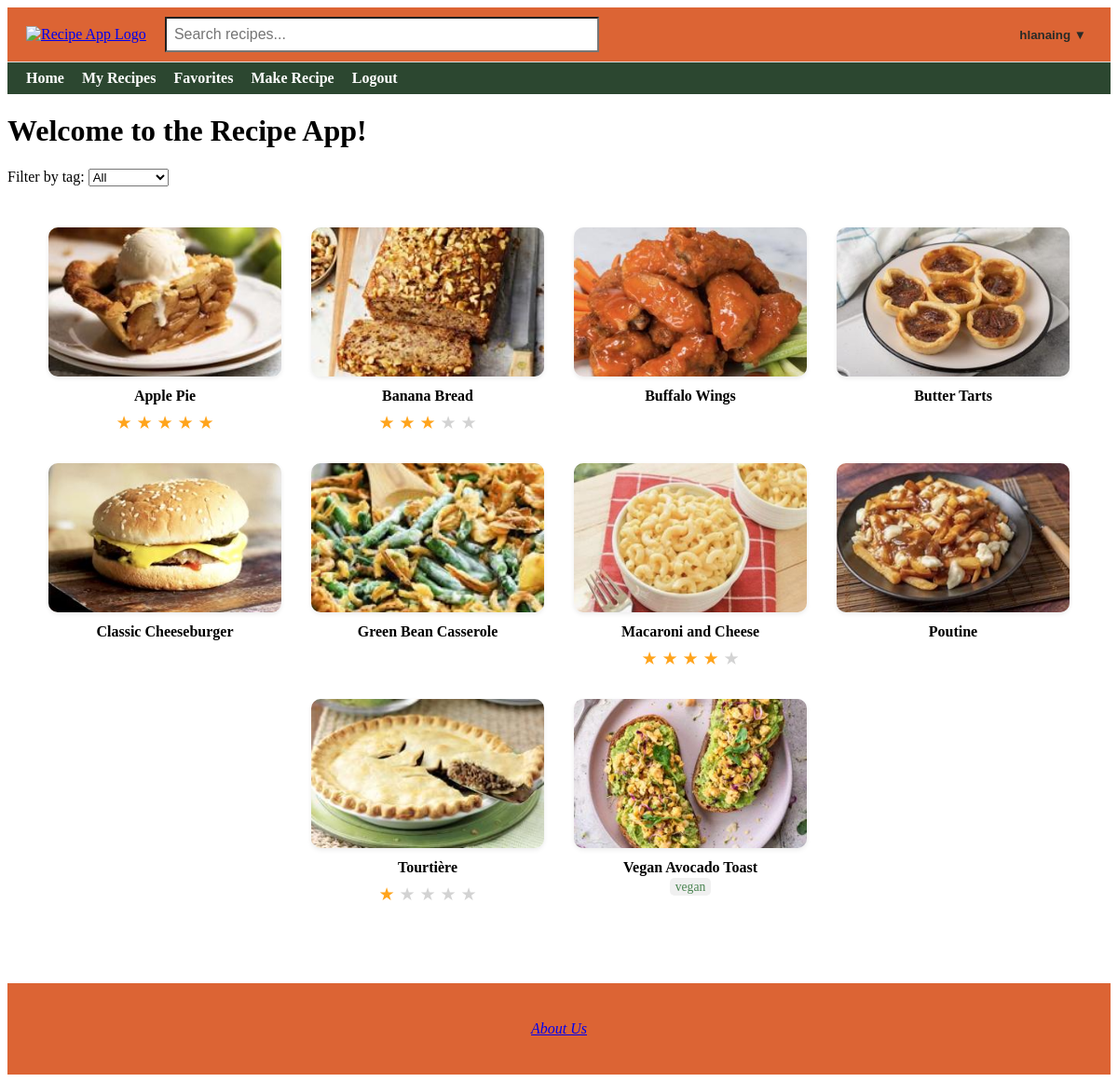
Page / (signed in) on the committed database.
### app/models.py (models this page shows)
class User(db.Model, UserMixin):
    id = db.Column(db.Integer, primary_key=True)  # Unique user ID
    username = db.Column(db.String(20), unique=True, nullable=False)  # Username
    email = db.Column(db.String(120), unique=True, nullable=False)  # Email address
    password = db.Column(db.String(60), nullable=False)  # Hashed password
    recipes = db.relationship('Recipe', backref='author', lazy=True, overlaps="user,user_recipes")
    profile = db.relationship('Profile', backref='user', uselist=False)  # Relationship to profile (one-to-one)
    favorites = db.relationship(
        'Recipe',
        secondary=favorites,
        backref=db.backref('favorited_by', lazy='dynamic'),
        lazy='dynamic'
    )

class Recipe(db.Model):
    id = db.Column(db.Integer, primary_key=True)
    title = db.Column(db.String(100), nullable=False)
    description = db.Column(db.Text, nullable=False)
    ingredients = db.Column(db.Text, nullable=True)
    instructions = db.Column(db.Text, nullable=True)
    image_filename = db.Column(db.String(120), nullable=True)
    created = db.Column(db.DateTime, default=get_local_time)
    user_id = db.Column(db.Integer, db.ForeignKey('user.id'), nullable=False)
    rating_sum = db.Column(db.Integer, default=0)
    rating_count = db.Column(db.Integer, default=0)
    user = db.relationship('User', backref=db.backref('user_recipes', lazy=True), overlaps="author,recipes")
    comments = db.relationship('Comment', backref=db.backref('recipe', lazy=True)) #Relationship to comments (one-to-many)
    tags = db.relationship(
        'Tag',
        secondary=recipe_tags,
        backref=db.backref('recipes', lazy='dynamic'),
        lazy='dynamic'
    )
    @property
    def average_rating(self):
        if not self.rating_count or not self.rating_sum:
            return None
        return round(self.rating_sum / self.rating_count, 1)

class Tag(db.Model):
    id = db.Column(db.Integer, primary_key=True)
    name = db.Column(db.String(32), unique=True, nullable=False)

### app/routes.py (the view)
@app.route('/', methods=['GET'])
def home():
    selected_tag = request.args.get('tag')
    tags = Tag.query.all()
    if selected_tag:
        recipes = Recipe.query.join(Recipe.tags).filter(Tag.name == selected_tag).all()
    else:
        recipes = Recipe.query.order_by(Recipe.title.asc()).all()
    return render_template('home.html', recipes=recipes, tags=tags, selected_tag=selected_tag)

### app/routes.py (called while the page is built)
@login_manager.user_loader
def load_user(user_id):
    return User.query.get(int(user_id))

@app.context_processor
def inject_user():
    return dict(current_user=current_user)

### app/templates/home.html (shortened to what this page needs)
{% extends "base.html" %}
{% block content %}
<h1>Welcome to the Recipe App!</h1>
<form method="GET" action="{{ url_for('home') }}" style="margin: 20px 0;">
    <label for="tag">Filter by tag:</label>
    <select name="tag" id="tag" onchange="this.form.submit()">
        <option value="">All</option>
    </select>
</form>
{% set colors = ['#FF6B6B', '#6BCB77', '#4D96FF', '#FFC75F', '#F9F871', '#A393EB', '#FF9671', '#00C9A7', '#D65DB1', '#845EC2'] %}
<div class="recipe-grid">
    {% for recipe in recipes %}
        {% set has_image = recipe.image_filename is not none %}
        {% set color = colors[recipe.id % colors|length] %}
        {% set bg_color = (not has_image) and color or 'transparent' %}
        <a href="{{ url_for('recipe_details', id=recipe.id) }}"
           class="recipe-card {% if has_image %}has-image{% endif %}">
            <div class="recipe-card-box" style="{% if not has_image %}background-color: {{ color }};{% endif %}">
                {% if has_image %}
                    <img src="{{ url_for('static', filename='uploads/' + recipe.image_filename) }}"
                         alt="{{ recipe.title }}">
                {% endif %}
            </div>
            <div class="recipe-title">{{ recipe.title }}</div>
                {% if recipe.tags %}
                    <div style="font-size: 0.85em; color: #4A8451; text-align: center; margin-top: 4px;">
                        {% for tag in recipe.tags %}
                            <span style="background-color: #f0f0f0; padding: 2px 6px; border-radius: 5px; margin: 0 2px;">
                                {{ tag.name }}
                            </span>
                        {% endfor %}
                    </div>
                 {% endif %}
            {% if recipe.average_rating %}
            <div class="stars">
                {% for i in range(1, 6) %}
                    {% if recipe.average_rating >= i %}
                        ★
                    {% elif recipe.average_rating > i - 1 %}
                        <span style="position: relative; display: inline-block;">
                            <span style="color: #FFA41C;">★</span>
                            <span style="position: absolute; left: 0; color: lightgray; width: 50%; overflow: hidden;">★</span>
                        </span>
                    {% else %}
                        <span style="color: lightgray;">★</span>
                    {% endif %}
                {% endfor %}
            </div>
            {% endif %}
        </a>
    {% endfor %}
</div>
{% endblock %}

### app/templates/base.html (shortened to what this page needs)
<!DOCTYPE html>
<html lang="en">
<head>
</head>
<body>
    <div class="top-navbar">
        <div class="logo">
            <a href="{{ url_for('home') }}">
                <img src="{{ url_for('static', filename='spartan.png') }}" alt="Recipe App Logo">
            </a>
        </div>
        <div class="search-bar">
            <form action="{{ url_for('visitor_recipes') }}" method="get">
                <input type="text" name="q" placeholder="Search recipes...">
            </form>
        </div>
        <div class="login-link">
            {% if current_user.is_authenticated %}
                <div class="dropdown">
                    <button class="dropdown-toggle">{{ current_user.username }} ▼</button>
                </div>
            {% elif session.get('visitor_email') %}
                <a href="{{ url_for('logout') }}">Exit Visitor Mode</a>
            {% else %}
                <a href="{{ url_for('login') }}">Login</a>
            {% endif %}
        </div>
    </div>
    <div class="bottom-navbar">
    <a href="{{ url_for('home') }}" {% if request.endpoint == 'home' %}class="active"{% endif %}>Home</a>
    {% if current_user.is_authenticated %}
        <a href="{{ url_for('recipes') }}" {% if request.endpoint == 'recipes' %}class="active"{% endif %}>My Recipes</a>
        <a href="{{ url_for('view_favorites') }}" {% if request.endpoint == 'view_favorites' %}class="active"{% endif %}>Favorites</a>
        <a href="{{ url_for('make_recipe') }}" {% if request.endpoint == 'make_recipe' %}class="active"{% endif %}>Make Recipe</a>
        <a href="{{ url_for('logout') }}">Logout</a>
    {% elif session.get('visitor_email') %}
        <a href="{{ url_for('visitor_recipes') }}" {% if request.endpoint == 'visitor_recipes' %}class="active"{% endif %}>Visitor Recipes</a>
        <a href="{{ url_for('logout') }}">Exit Visitor Mode</a>
    {% else %}
        <a href="{{ url_for('login') }}" {% if request.endpoint == 'login' %}class="active"{% endif %}>Login</a>
        <a href="{{ url_for('register') }}" {% if request.endpoint == 'register' %}class="active"{% endif %}>Register</a>
    {% endif %}
    </div>
    {% block content %}{% endblock %}
    <footer>
    <a href="{{ url_for('about_us') }}">About Us</a>
</footer>
</body>
</html>

### app/templates/base.html (style rules this page uses)
.top-navbar { display: flex; align-items: center; justify-content: space-between; padding: 10px 20px; background-color: #dc6434; border-bottom: 1px solid #ddd; }
.top-navbar .logo img { height: 50px; }
.top-navbar .search-bar { flex: 1; margin: 0 20px; }
.top-navbar .search-bar input[type="text"] { width: 50%; padding: 8px; font-size: 16px; background-color: #ffffff }
.bottom-navbar { background-color: #2c4730; padding: 8px 20px; }
.bottom-navbar a { margin-right: 15px; text-decoration: none; font-weight: bold; color: #ffffff; }
footer { margin-top: 60px; padding: 40px 20px; text-align: center; background-color: #dc6434; color: #fbdb92; font-style: italic; }
.dropdown { position: relative; display: inline-block; }
.dropdown-toggle { background: none; border: none; font-weight: bold; cursor: pointer; color: #282B28; }

### app/templates/home.html (style rules this page uses)
.recipe-grid { display: flex; flex-wrap: wrap; justify-content: center; gap: 32px; padding: 24px; max-width: 1200px; margin: 0 auto; }
.recipe-card { width: 250px; text-decoration: none; color: inherit; display: flex; flex-direction: column; align-items: center; }
.recipe-card-box { width: 100%; height: 160px; border-radius: 10px; overflow: hidden; box-shadow: 0 2px 5px rgba(0, 0, 0, 0.08); transition: transform 0.2s ease, box-shadow 0.2s ease; }
.recipe-card img { width: 100%; height: 100%; object-fit: cover; display: block; }
.recipe-title { margin-top: 12px; font-weight: bold; font-size: 1em; text-align: center; }
.stars { color: #FFA41C; font-size: 1.2em; margin-top: 4px; }

### rows in the picture
User: username "hlanaing"
Recipe: image_filename (picture), title "Apple Pie"
Recipe: image_filename (picture), title "Banana Bread", rating_sum 3 (drawn)
Recipe: image_filename (picture), title "Buffalo Wings"
Recipe: image_filename (picture), title "Butter Tarts"
Recipe: image_filename (picture), title "Classic Cheeseburger"
Recipe: image_filename (picture), title "Green Bean Casserole"
Recipe: image_filename (picture), title "Macaroni and Cheese", rating_count 1 (drawn)
Recipe: image_filename+title (picture), title "Poutine"
Recipe: image_filename (picture), title "Tourtière", rating_count 1 (drawn)
Recipe: image_filename (picture), title "Vegan Avocado Toast"
Tag: name "vegan"
